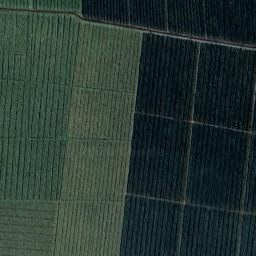
#> input picture semua_dataset_gambar/PAIR_001_BEFORE.jpg, 256 x 256 px; its folder holds only this picture in this run
$ python -i pcd_pipeline.py   (imports and definitions only)
#> lines starting #> are read from the running program, lines starting #| are printed output that depends on the picture; after the words box and inside, x2 and y2 are one past the last pixel; in counts of white or black regions, pixels touching at a corner belong together
#> further down, picture is the input picture: shape (256, 256, 3); mean B, G, R 50.9, 56.4, 39.6
import cv2
import numpy as np
import math

class PCDPipeline:
    # Konstanta Standar Spasial Satelit Zoom 18 & Agronomi BPS Pantura Jabar
    PLOT_AREA_HA = 2.36  # Luas 1 tile satelit Zoom 18 (256x256 px * (0.6m)^2 = 23,593 m2 = 2.36 ha)
    BPS_PRODUCTIVITY_KG_HA = 6000.0  # Rata-rata produktivitas padi sawah irigasi Karawang-Indramayu: 6,0 ton/ha
    TRUCK_CAPACITY_KG = 6000.0  # Daya angkut truk Colt Diesel pedesaan: 6 ton (6.000 kg)
    SACK_CAPACITY_KG = 60.0  # Bobot rata-rata 1 karung gabah basah: 60 kg

    def __init__(self):
        # Morphological kernels
        self.kernel_3x3 = cv2.getStructuringElement(cv2.MORPH_RECT, (3, 3))
        self.clahe = cv2.createCLAHE(clipLimit=2.5, tileGridSize=(8, 8))

    # [45 lines left out: functions calculate_yield_and_logistics, preprocess_proposed, not called in this run]

    def create_soil_water_mask(self, hsv_norm, v_raw=None, s_raw=None):
        """
        Menyaring piksel untuk mengambil MURNI tajuk tanaman padi
        dan membuang lumpur basah, air banjir, serta silau air:
        1. Buang silau air: S < 35 dan V > 215
        2. Buang air keruh & lumpur basah gelap: V_raw <= 65
        3. Isolasi tanaman padi: Kuning Emas (H >= 18) hingga Hijau Segar (H <= 85)
           dengan saturasi pigmen cukup (S >= 35, V >= 45)
        4. Operasi Morfologi Opening (bersihkan noise) & Closing (tutup lubang daun)
        """
        h, s, v = cv2.split(hsv_norm)
        if v_raw is None:
            v_raw = v
        if s_raw is None:
            s_raw = s

        # Masking tanaman padi aktif (Kuning Emas sampai Hijau Segar, skala satelit Zoom 18)
        crop_mask = ((h >= 18) & (h <= 85) & (s >= 35) & (v >= 45)).astype(np.uint8) * 255

        # Masking genangan air / banjir masif (reflektansi fisik riil v_raw <= 65 atau silau air)
        water_mask = ((v_raw <= 65) | ((s_raw < 35) & (v_raw > 215))).astype(np.uint8) * 255

        # Masking tanah kering merekah / puso kekeringan (reflektansi fisik riil s_raw <= 45 & v_raw in [60, 220])
        dry_soil_mask = ((s_raw <= 45) & (v_raw >= 60) & (v_raw <= 220)).astype(np.uint8) * 255

        # Rapikan crop mask dengan morfologi
        crop_mask = cv2.morphologyEx(crop_mask, cv2.MORPH_OPEN, self.kernel_3x3)
        crop_mask = cv2.morphologyEx(crop_mask, cv2.MORPH_CLOSE, self.kernel_3x3)

        return crop_mask, water_mask, dry_soil_mask

    def extract_features_proposed(self, bgr_img):
        hsv_raw = cv2.cvtColor(bgr_img, cv2.COLOR_BGR2HSV)
#> hsv_raw: shape (256, 256, 3); mean H, S, V 80.8, 108, 58.5
        h_raw, s_raw, v_raw = cv2.split(hsv_raw)
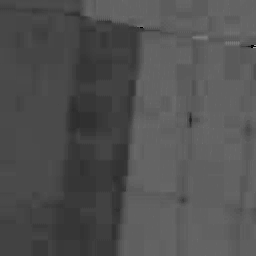
#> h_raw: shape (256, 256); min 0, max 165, mean 80.8
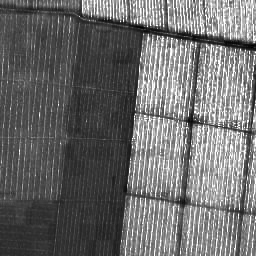
#> s_raw: shape (256, 256); min 0, max 255, mean 108

        # CLAHE pada kanal V untuk normalisasi kontras tajuk tanaman terhadap bayangan
        v_clahe = self.clahe.apply(v_raw)
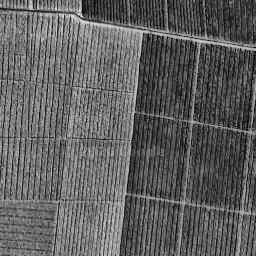
#> v_clahe: shape (256, 256); min 2, max 234, mean 95.8
        hsv_norm = cv2.merge([h_raw, s_raw, v_clahe])
#> hsv_norm: shape (256, 256, 3); mean H, S, V 80.8, 108, 95.8

        crop_mask, water_mask, dry_soil_mask = self.create_soil_water_mask(hsv_norm, v_raw, s_raw)
#> in create_soil_water_mask, `crop_mask = ((h >= 18) & (h <= 85) & (s >= 35) & (v >= 45)).astype(np...`: crop_mask: shape (256, 256); 48.2% white; 36 white regions (27 under 20 px), largest, box (x1, y1, x2, y2) and area: (0, 0, 142, 256) 31089, (243, 124, 252, 137) 66, (234, 192, 244, 216) 63
#> in create_soil_water_mask, `water_mask = ((v_raw <= 65) | ((s_raw < 35) & (v_raw > 215))).astype(n..`:
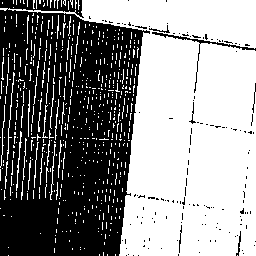
#> water_mask: shape (256, 256); 54.8% white; 141 black regions (134 under 20 px), largest, box (x1, y1, x2, y2) and area: (0, 0, 150, 256) 28721, (152, 32, 256, 93) 289, (236, 231, 241, 256) 44
#> in create_soil_water_mask, `dry_soil_mask = ((s_raw <= 45) & (v_raw >= 60) & (v_raw <= 220)).astyp..`:
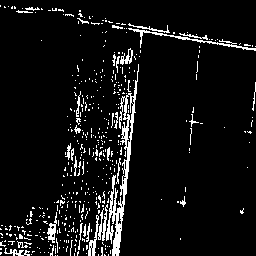
#> dry_soil_mask: shape (256, 256); 7.1% white in thin lines or dots
#> in create_soil_water_mask, `crop_mask = cv2.morphologyEx(crop_mask, cv2.MORPH_OPEN, self.kernel_3x3)`: crop_mask: shape (256, 256); 47.3% white; 13 white regions (6 under 20 px), largest, box (x1, y1, x2, y2) and area: (0, 0, 142, 256) 30420, (0, 0, 33, 10) 283, (192, 80, 196, 96) 62
#> in create_soil_water_mask, `crop_mask = cv2.morphologyEx(crop_mask, cv2.MORPH_CLOSE, self.kernel_3..`:
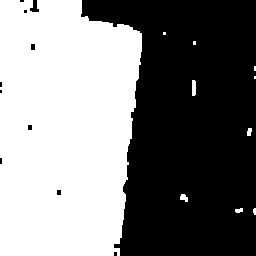
#> crop_mask: shape (256, 256); 49.4% white; 10 white regions (5 under 20 px), largest, box (x1, y1, x2, y2) and area: (0, 0, 142, 256) 32146, (192, 80, 196, 96) 62, (180, 194, 188, 202) 45, (247, 128, 252, 136) 33, (235, 208, 243, 213) 31
        total_pixels = bgr_img.shape[0] * bgr_img.shape[1]
#> total_pixels = 65536

        # 1. FVC (Fractional Vegetation Cover)
        crop_pixel_count = np.count_nonzero(crop_mask)
#> crop_pixel_count = 32372
        fvc = crop_pixel_count / total_pixels
#> fvc = 0.494

        # 2. YPR (Yellow Pixel Ratio - Persentase padi menguning matang: Hue 18-38)
        h, s, v = cv2.split(hsv_norm)
        if crop_pixel_count > 0:
            yellow_pixels = np.count_nonzero((crop_mask > 0) & (h >= 18) & (h <= 38))
#> yellow_pixels = 0
            ypr = yellow_pixels / crop_pixel_count
#> ypr = 0
            mean_hue = np.mean(h[crop_mask > 0])
#> mean_hue = 65.55
        else:
            ypr = 0.0
            mean_hue = 0.0

        # 3. Water & Dry Soil Ratio
        water_ratio = np.count_nonzero(water_mask) / total_pixels
#> water_ratio = 0.548
        dry_soil_ratio = np.count_nonzero(dry_soil_mask) / total_pixels
#> dry_soil_ratio = 0.0707

        # 4. TGI (Triangular Greenness Index)
        b, g, r = cv2.split(bgr_img.astype(np.float32))
        tgi = g - 0.39 * r - 0.61 * b
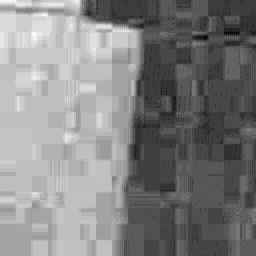
#> tgi: shape (256, 256) float32; min -6.2, max 25.29, mean 9.9; drawn with min black and max white
        mean_tgi = np.mean(tgi[crop_mask > 0]) if crop_pixel_count > 0 else 0.0
#> mean_tgi = 16.72

        return {
            "fvc": fvc,
            "ypr": ypr,
            "mean_hue": mean_hue,
            "water_ratio": water_ratio,
            "dry_soil_ratio": dry_soil_ratio,
            "mean_tgi": mean_tgi,
            "crop_mask": crop_mask,
            "water_mask": water_mask,
            "dry_soil_mask": dry_soil_mask
        }

    # [102 lines left out: functions predict_proposed, predict_baseline_paper, not called in this run]

>>> import cv2
>>> picture = cv2.imread('../semua_dataset_gambar/PAIR_001_BEFORE.jpg')
>>> result = PCDPipeline().extract_features_proposed(picture)
#> result = 9 items

$ run again, on semua_dataset_gambar/PAIR_002_BEFORE.jpg
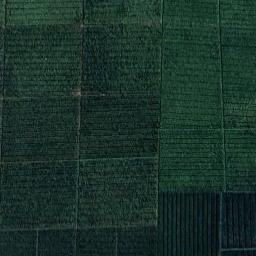
#> input picture semua_dataset_gambar/PAIR_002_BEFORE.jpg, 256 x 256 px
#> picture is the input picture: shape (256, 256, 3); mean B, G, R 41.7, 50, 25.2
#> hsv_raw: shape (256, 256, 3); mean H, S, V 81, 134.6, 50.3
#> hsv_norm: shape (256, 256, 3); mean H, S, V 81, 134.6, 86.5
#> water_mask: shape (256, 256); 84.8% white; black in thin lines or dots
#> in create_soil_water_mask, `dry_soil_mask = ((s_raw <= 45) & (v_raw >= 60) & (v_raw <= 220)).astyp..`:
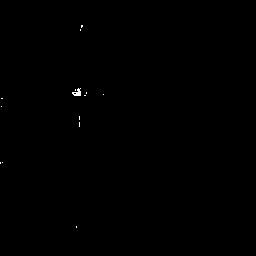
#> dry_soil_mask: shape (256, 256); 0.11% white in thin lines or dots, all inside (x1, y1, x2, y2) = (0, 25, 104, 228)
#> crop_pixel_count = 48895
#> fvc = 0.746
#> yellow_pixels = 0
#> mean_hue = 78.5
#> water_ratio = 0.848
#> dry_soil_ratio = 0.00111
#> in extract_features_proposed, `tgi = g - 0.39 * r - 0.61 * b`:
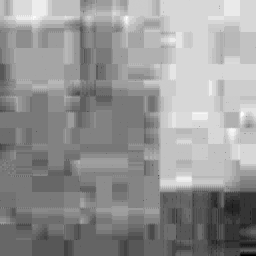
#> tgi: shape (256, 256) float32; min -3.93, max 28.02, mean 14.7; drawn with min black and max white
#> mean_tgi = 16.98
#> result = 9 items

$ run again, on semua_dataset_gambar/PAIR_003_BEFORE.jpg
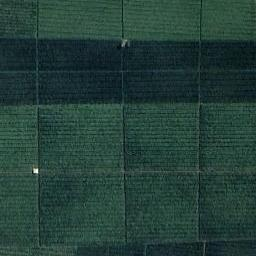
#> input picture semua_dataset_gambar/PAIR_003_BEFORE.jpg, 256 x 256 px
#> picture is the input picture: shape (256, 256, 3); mean B, G, R 56.5, 63.5, 35.7
#> hsv_raw: shape (256, 256, 3); mean H, S, V 83.5, 119.3, 64.4
#> hsv_norm: shape (256, 256, 3); mean H, S, V 83.5, 119.3, 95.4
#> in create_soil_water_mask, `water_mask = ((v_raw <= 65) | ((s_raw < 35) & (v_raw > 215))).astype(n..`:
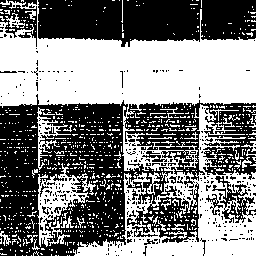
#> water_mask: shape (256, 256); 49.4% white; 897 white regions (864 under 20 px), largest, box (x1, y1, x2, y2) and area: (0, 0, 256, 256) 26053, (37, 163, 96, 247) 1521, (37, 107, 71, 170) 501
#> dry_soil_mask: shape (256, 256); 0.06% white in thin lines or dots, all inside (x1, y1, x2, y2) = (33, 40, 205, 249)
#> crop_pixel_count = 45087
#> fvc = 0.688
#> yellow_pixels = 0
#> mean_hue = 79.35
#> water_ratio = 0.494
#> dry_soil_ratio = 0.000595
#> in extract_features_proposed, `tgi = g - 0.39 * r - 0.61 * b`:
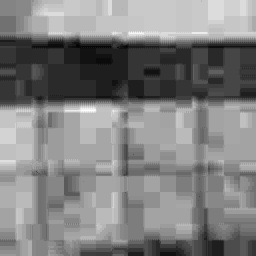
#> tgi: shape (256, 256) float32; min 0.19, max 29.8, mean 15.1; drawn with min black and max white
#> mean_tgi = 18.86
#> result = 9 items

$ run again, on semua_dataset_gambar/PAIR_004_BEFORE.jpg
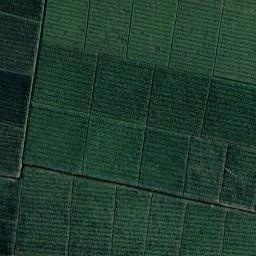
#> input picture semua_dataset_gambar/PAIR_004_BEFORE.jpg, 256 x 256 px
#> picture is the input picture: shape (256, 256, 3); mean B, G, R 47.1, 60.7, 32.3
#> hsv_raw: shape (256, 256, 3); mean H, S, V 76, 126.9, 60.7
#> hsv_norm: shape (256, 256, 3); mean H, S, V 76, 126.9, 98.1
#> water_mask: shape (256, 256); 59.6% white; 1275 black regions (1198 under 20 px), largest, box (x1, y1, x2, y2) and area: (85, 0, 256, 85) 9016, (33, 168, 256, 256) 5645, (83, 112, 220, 187) 1887
#> dry_soil_mask: shape (256, 256); 0.53% white in thin lines or dots
#> crop_pixel_count = 61180
#> fvc = 0.934
#> yellow_pixels = 0
#> mean_hue = 75.47
#> water_ratio = 0.596
#> dry_soil_ratio = 0.00526
#> in extract_features_proposed, `tgi = g - 0.39 * r - 0.61 * b`:
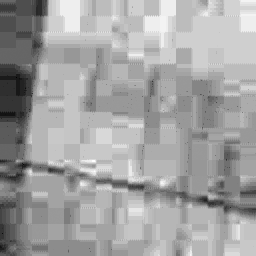
#> tgi: shape (256, 256) float32; min 0.9, max 29.8, mean 19.4; drawn with min black and max white
#> mean_tgi = 20.02
#> result = 9 items
